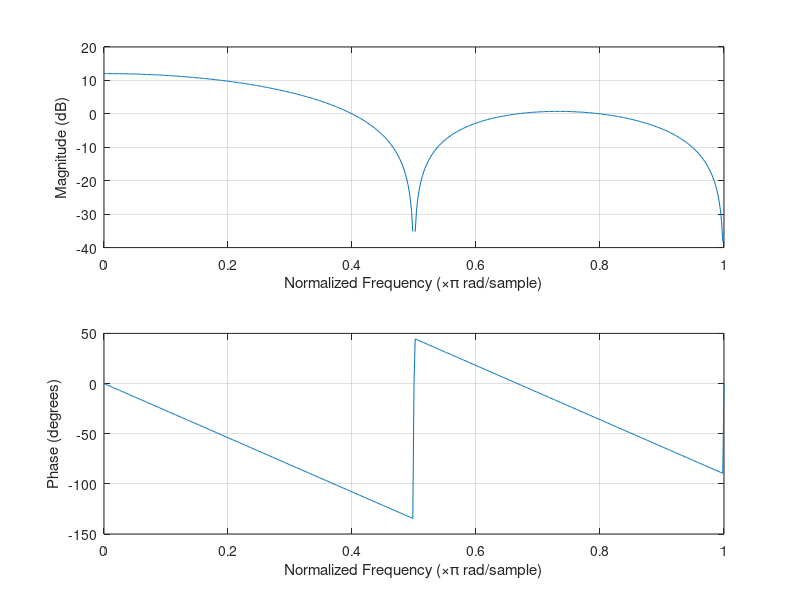

Source code (MATLAB):
clear all; clc

% Params
x = [1 1 1 1];
N = 3; % downsampling rate
%

% in einem Schritt
% y=decimate(x,N);

% oder in zwei schritten

% Params
b = [1 1 1 1];
a = [1];

%
yos = filter(b, a, x);
y = downsample(yos,N);


% plot
%times = 0:length(yos)-1;
%times2 = 0:length(y)-1;
%figure(1)
%subplot(2,1,1)
%plot(times,yos, times2, y)

figure(2)
freqz(b,a)

